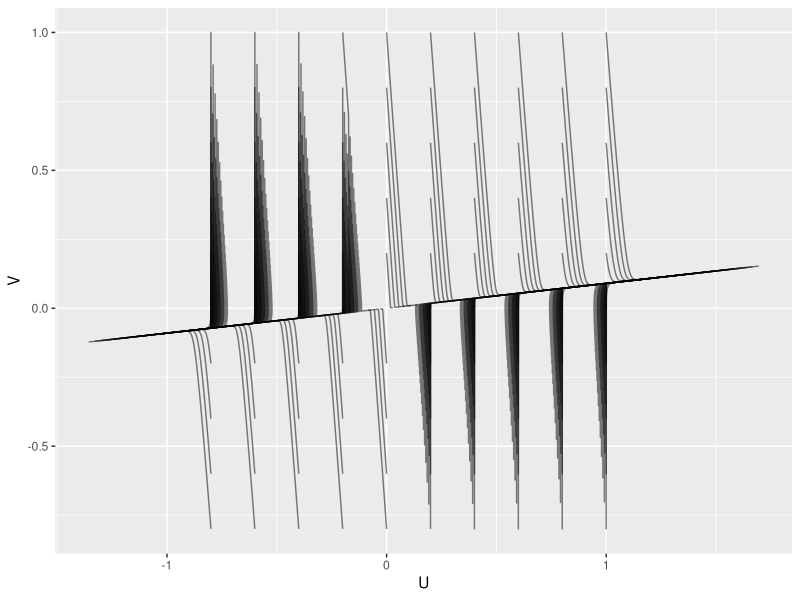

Recreate this plot in R.
rm(list=ls())
library(ggplot2)
library(grid)

phasePotrait <- function(u0, v0, v, h, a, b, c){

	alpha = (b + v )/c 
	beta = a/c

	df = data.frame(u0, v0, (u0 + h*v0), (v0 + h * ( -alpha * v0 - beta*u0)) )
	names(df) = c("U", "V", "dU", "dV")

	return(df)
}

phasePortrait2 <- function(u0, v0, v, h, a,b,c){

	label = paste( "(" , u0 , "," , v0 , ")" )
	U = c(u0)
	V = c(v0)
	alpha = (b + v )/c 
	beta = a/c

	i = 1 
	I = 500
	while(i < I){
	
		U = c(U, U[i] + h*V[i])
		V = c(V, V[i] + h*(-alpha*V[i] - beta*U[i]))
		i = i + 1 
	}

	df = data.frame(U, V, rep.int(label, 10))
	names(df) = c("U", "V", "label")
	return(df)
}

v = 10
h = 0.01
a = -1.0 
b = 1 
c = 1

lines = phasePortrait2(0,0, v, h, a, b, c)
point = phasePotrait(0,0, v, h, a, b, c)

i = 1 
for(i in c(1:10)){
	for(j in c(1:10)){

		#u0 = runif(1, -1, 1)
		#v0 = runif(1, -1, 1)

		u0 = -1 + i*0.2
		v0 = -1 + j*0.2

		lines = rbind(lines, phasePortrait2(u0, v0, v, h, a, b, c))
		point = rbind(point, phasePotrait(u0,v0, v, h, a, b, c))

	}
}
pointGraph = ggplot(point, aes(U, V)) + geom_point(alpha = 0.2) + geom_segment(aes(xend = dU, yend = dV  ), arrow = arrow(length = unit(0.1, "cm"))) 
flowGraph = ggplot(lines, aes(U, V, group = label )) + geom_line(alpha = 0.5 )
print(flowGraph)






#i = 1 

#v = 1 
#h = 0.05
#a = phasePotrait(0,0,v,h, 0, 1, 1)

#while(i < 1500){
	
#	u0 = runif(1, -1, 1)
#	v0 = runif(1, -1, 1)

#	a = rbind(a, phasePotrait(u0, v0, v, h, 0, 1, 1))

#	i = i + 1
#}
	
#grph = ggplot(a, aes(U, V)) + geom_point(alpha = 0.2) + geom_segment(aes(xend = dU, yend = dV  ), arrow = arrow(length = unit(0.1, "cm"))) + ggtitle("$v=3$") + theme_bw() + scale_x_continuous(expand=c(0,0))
